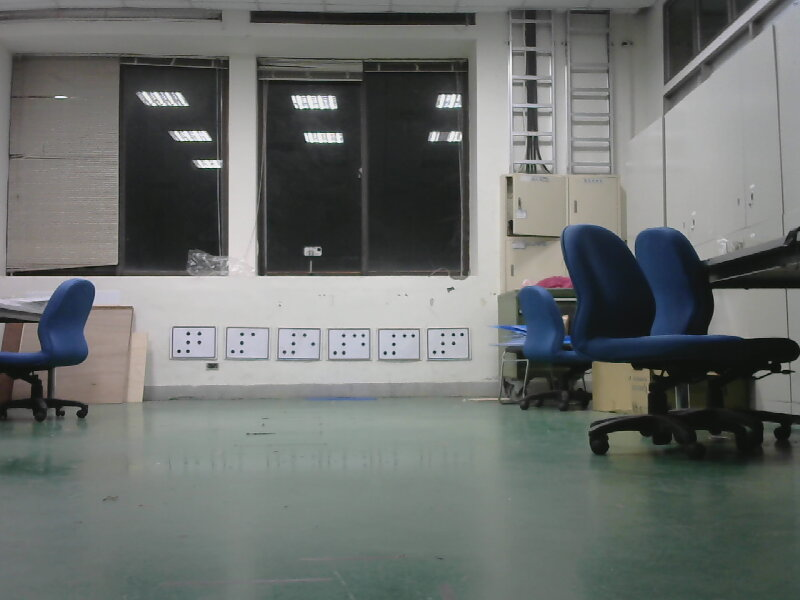
#> input picture pics/dot-scene-using-c310.jpg, 800 x 600 px, found by its file name
$ python test-crop.py
#> lines starting #> are read from the running program, lines starting #| are printed output that depends on the picture; after the words box and inside, x2 and y2 are one past the last pixel; in counts of white or black regions, pixels touching at a corner belong together
from turtle import width
import cv2
import numpy as np

def sharpen(img, sigma=100):
	# sigma = 5、15、25
	blur_img = cv2.GaussianBlur(img, (0, 0), sigma)
	usm = cv2.addWeighted(img, 1.5, blur_img, -0.5, 0)

	return usm

def calculate_circle(img):
	n=[]
	gray = cv2.cvtColor(img, cv2.COLOR_BGR2GRAY)
	(a,b,c)=img.shape

	circles = cv2.HoughCircles(gray, cv2.HOUGH_GRADIENT, 1,20, param1=100, param2=30, minRadius=1, maxRadius=100)

	if circles is None:
		return 0

	else :
		for circle in circles[0]:
			# 座標行列
			x = int(circle[0])
			y = int(circle[1])
			# 半徑
			r = int(circle[2])
			# 在原圖用指定顏色標記出圓的位置
			img = cv2.circle(img, (x, y), r, (0, 0, 255), 3)
		return img

def get_contours(img):
	rec_contour=[]
	gray = cv2.cvtColor(img, cv2.COLOR_BGR2GRAY)
	canny = cv2.Canny(gray, 50, 150)
	contours, _ = cv2.findContours(canny.copy(), cv2.RETR_EXTERNAL, cv2.CHAIN_APPROX_SIMPLE)
	print("all contours:", len(contours))
	# contours_img = cv2.drawContours(img, contours, -1, (0, 0, 255), 1)
	# cv2.imwrite("/home/itron/quick-food/pics/test-all-contours.jpg", contours_img)
	for contour in contours:
		#find width/height=39/29=1.34
		x,y,w,h = cv2.boundingRect(contour)

		aspect_ratio = float(w)/h
		rect_area = w*h

		if (aspect_ratio<2 and 1<aspect_ratio and rect_area > 500):
			rec_contour.append(contour)
	imgs = []
	count = 0
	for contour in rec_contour:
		count += 1
		# using drawContours() function
		# img_copy = img.copy()
		# cv2.drawContours(img_copy, rec_contour, (count - 1), (0, 0, 255), 2)


		x,y,w,h = cv2.boundingRect(contour)

		#img after cutting
		pts1 = np.float32([[x,y],[x+w,y],[x,y+h],[x+w,y+h]])
		pts2 = np.float32([[0,0],[390,0],[0,290],[390,290]])
		M=cv2.getPerspectiveTransform(pts1,pts2)
		dst=cv2.warpPerspective(img.copy(),M,(390,290))
		imgs.append(dst)
	print("contours filtered:", len(rec_contour))
	return imgs, rec_contour

img = cv2.imread("/home/itron/quick-food/pics/dot-scene-using-c310.jpg")
#> img is the input picture: shape (600, 800, 3); mean B, G, R 108.9, 111.1, 107.1

# crop process.
# if you use other camera,
# please change the value and test here.
x = 100
y = 300
width = 400
height = 100
img = img[y:y+height, x:x+width]
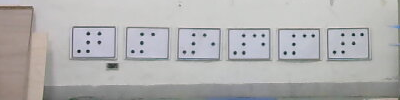
#> img: shape (100, 400, 3); mean B, G, R 175.6, 175.4, 176.1
cv2.imwrite("/home/itron/quick-food/pics/test-crop.jpg", img)

# get the rectangle contours
imgs, recContours = get_contours(img)
#> in get_contours, `canny = cv2.Canny(gray, 50, 150)`:
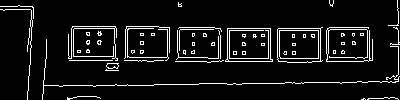
#> canny: shape (100, 400); 7.6% white in thin lines or dots
#> in get_contours, `contours, _ = cv2.findContours(canny.copy(), cv2.RETR_EXTERNAL, cv2.CH..`: contours = 49 contours, 45 with area under 20; largest, box (x1, y1, x2, y2) and area: (277, 27, 323, 63) 1440, (225, 28, 273, 62) 1428, (326, 27, 373, 62) 54, (106, 63, 119, 69) 51
#| all contours: 49
#> the loop in get_contours, `for contour in contours:` made 49 passes
#> (x, y, w, h, aspect_ratio, rect_area) on passes 2, 3, 5, 6, 7, 22, 23, 24, 33, 34, 35, 36: (367, 97, 32, 3, 10.67, 96), (67, 96, 34, 4, 8.5, 136), (106, 63, 13, 6, 2.17, 78), (175, 60, 49, 3, 16.33, 147), (124, 60, 40, 2, 20, 80), (97, 40, 5, 5, 1, 25), (86, 40, 4, 5, 0.8, 20), (42, 39, 358, 61, 5.87, 21838), (97, 31, 5, 5, 1, 25), (218, 30, 3, 29, 0.103, 87), (176, 30, 43, 30, 1.43, 1290), (179, 29, 35, 22, 1.59, 770)
#> (contour, x, y, w, h, aspect_ratio, rect_area) on passes 4, 8: ([[106, 69], [105, 70], [118, 70], [107, 70]], 105, 69, 14, 2, 7, 28), ([[69, 60], [112, 60]], 69, 60, 44, 1, 44, 44)
#> after the loop in get_contours, `for contour in contours:`: rec_contour = 7 contours, 4 with area under 20; largest, box (x1, y1, x2, y2) and area: (277, 27, 323, 63) 1440, (225, 28, 273, 62) 1428, (326, 27, 373, 62) 54
#> the loop in get_contours, `for contour in rec_contour:` made 7 passes
#> (x, y, w, h, pts1) on passes 1 to 7: (176, 30, 43, 30, [[176, 30], [219, 30], [176, 60], [219, 60]]), (179, 29, 35, 22, [[179, 29], [214, 29], [179, 51], [214, 51]]), (225, 28, 48, 34, [[225, 28], [273, 28], [225, 62], [273, 62]]), (326, 27, 47, 35, [[326, 27], [373, 27], [326, 62], [373, 62]]), (277, 27, 46, 36, [[277, 27], [323, 27], [277, 63], [323, 63]]), (124, 26, 46, 35, [[124, 26], [170, 26], [124, 61], [170, 61]]), (68, 26, 50, 35, [[68, 26], [118, 26], [68, 61], [118, 61]])
#> pass 1, in get_contours, `dst=cv2.warpPerspective(img.copy(),M,(390,290))`:
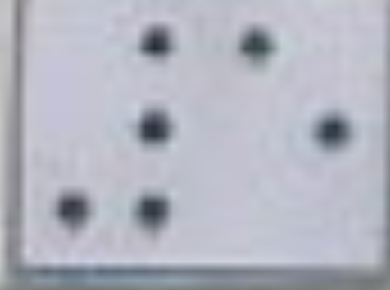
#> dst: shape (290, 390, 3); mean B, G, R 192.1, 180.6, 178.6
#> pass 2, in get_contours, `dst=cv2.warpPerspective(img.copy(),M,(390,290))`:
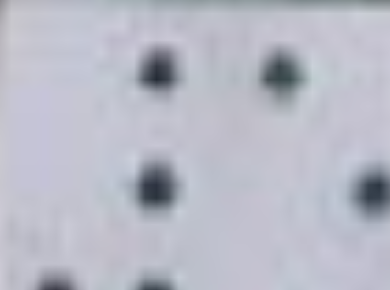
#> dst: shape (290, 390, 3); mean B, G, R 198.6, 186.4, 184.8
#> pass 3, in get_contours, `dst=cv2.warpPerspective(img.copy(),M,(390,290))`:
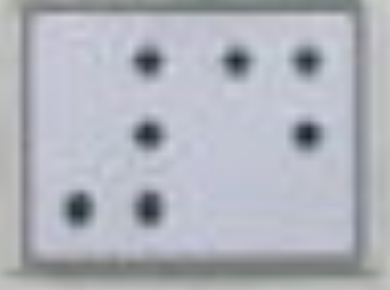
#> dst: shape (290, 390, 3); mean B, G, R 186.9, 178.2, 175.2
#> after the loop in get_contours, `for contour in rec_contour:`: count = 7; imgs = 7 items
#| contours filtered: 7
#> imgs = 7 items; recContours has the same summary as rec_contour in get_contours
for i in range(len(imgs)):
	cv2.imwrite("/home/itron/quick-food/pics/test-contours-" + str(i) + ".jpg", imgs[i])
	cv2.imshow("contours-" + str(i), cv2.Canny(imgs[i], 1, 150))
	cv2.waitKey(0)
	cv2.destroyAllWindows()
#> this loop made 7 passes
#> pass 1, `cv2.imshow("contours-" + str(i), cv2.Canny(imgs[i], 1, 150))`:
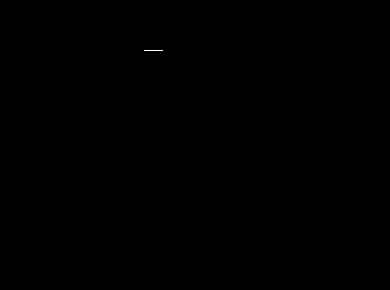
#> window 'contours-0': shape (290, 390); 0.02% white in thin lines or dots, all inside (x1, y1, x2, y2) = (144, 50, 163, 51)

# get the circle contours for each rectangle contour
circleImgs = []
for i in range(len(imgs)):
	imgs[i] = cv2.Canny(imgs[i], 50, 150)
	dotContours, _ = cv2.findContours(imgs[i].copy(), cv2.RETR_EXTERNAL, cv2.CHAIN_APPROX_SIMPLE)
	circleImgs.append(cv2.drawContours(imgs[i], dotContours, -1, (0, 0, 255), 1))
	cv2.imwrite("/home/itron/quick-food/pics/test-circle-" + str(i) + ".jpg", circleImgs[i])
#> this loop made 7 passes
#> dotContours on passes 1, 3, 4, 5, 6, 7: [[[144, 50], [162, 50]]], 4 contours, all with area under 20, 22 contours, all with area under 20, 12 contours, all with area under 20, 12 contours, all with area under 20, 23 contours, all with area under 20
#> after the loop, circleImgs = 7 items
